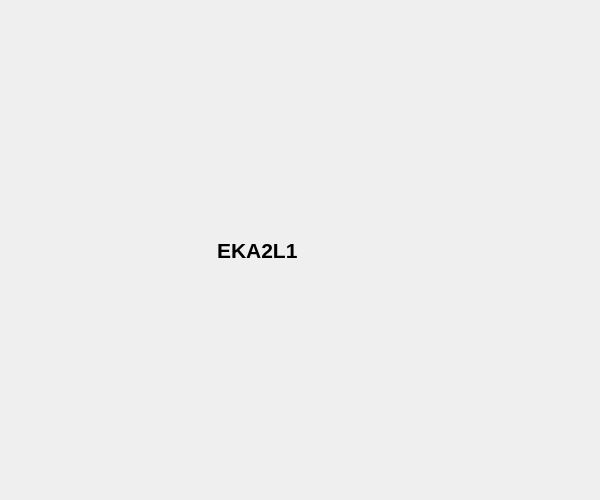
<?xml version="1.0" encoding="UTF-8"?>
<ui version="4.0">
 <class>about_dialog</class>
 <widget class="QDialog" name="about_dialog">
  <property name="geometry">
   <rect>
    <x>0</x>
    <y>0</y>
    <width>600</width>
    <height>500</height>
   </rect>
  </property>
  <property name="windowTitle">
   <string>About EKA2L1</string>
  </property>
  <property name="windowIcon">
   <iconset resource="eka2l1.qrc">
    <normaloff>:/assets/duck_tank.png</normaloff>:/assets/duck_tank.png</iconset>
  </property>
  <layout class="QGridLayout" name="gridLayout">
   <item row="0" column="0">
    <layout class="QHBoxLayout" name="horizontal_layout" stretch="2,4">
     <property name="sizeConstraint">
      <enum>QLayout::SetDefaultConstraint</enum>
     </property>
     <item alignment="Qt::AlignHCenter|Qt::AlignVCenter">
      <widget class="QLabel" name="icon_label">
       <property name="text">
        <string/>
       </property>
       <property name="pixmap">
        <pixmap resource="eka2l1.qrc">:/assets/duck_tank.png</pixmap>
       </property>
      </widget>
     </item>
     <item>
      <widget class="QScrollArea" name="scroll_area">
       <property name="styleSheet">
        <string notr="true">border: none</string>
       </property>
       <property name="widgetResizable">
        <bool>true</bool>
       </property>
       <widget class="QWidget" name="scroll_area_widget_content">
        <property name="geometry">
         <rect>
          <x>0</x>
          <y>0</y>
          <width>379</width>
          <height>476</height>
         </rect>
        </property>
        <layout class="QGridLayout" name="gridLayout_2">
         <item row="0" column="0">
          <layout class="QVBoxLayout" name="credit_layout">
           <item>
            <widget class="QLabel" name="emulator_name_label">
             <property name="font">
              <font>
               <pointsize>16</pointsize>
               <weight>75</weight>
               <bold>true</bold>
              </font>
             </property>
             <property name="text">
              <string>EKA2L1</string>
             </property>
            </widget>
           </item>
          </layout>
         </item>
        </layout>
       </widget>
      </widget>
     </item>
    </layout>
   </item>
  </layout>
 </widget>
 <resources>
  <include location="eka2l1.qrc"/>
  <include location="eka2l1.qrc"/>
 </resources>
 <connections/>
</ui>
